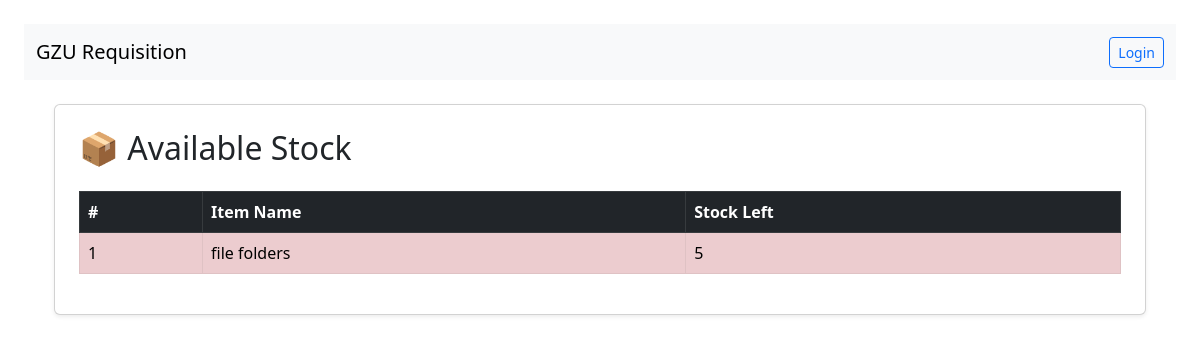
/requisitions/low-stock/, run on an earlier commit of the app's database.
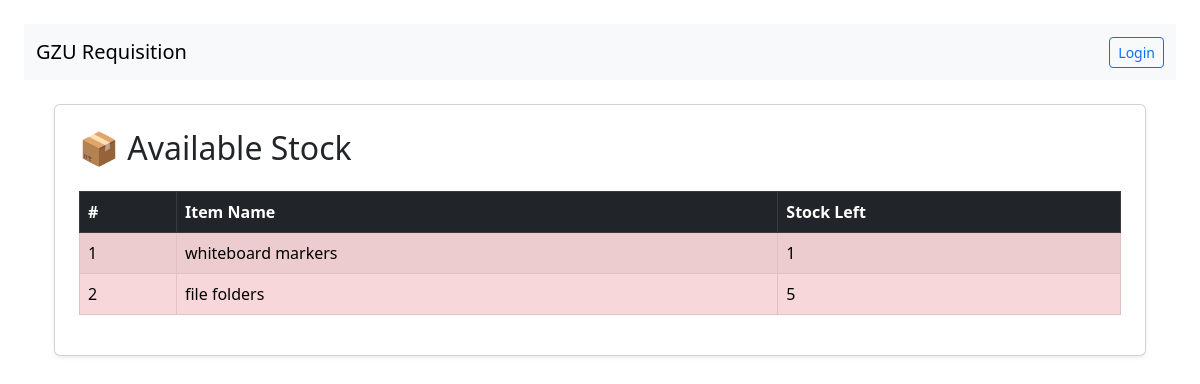
And on a later commit of the database.
### requisitions/models.py (models this page shows, shortened)
class Item(models.Model):
    name = models.CharField(max_length=200)
    sku = models.CharField(max_length=50, blank=True, null=True)
    unit = models.CharField(max_length=50, default='unit')
    description = models.TextField(blank=True)
    reorder_level = models.PositiveIntegerField(default=5)
    stock = models.PositiveIntegerField(default=0)

### requisitions/views.py (the view)
# urls.py: path("low-stock/", views.low_stock_items, name="low_stock"),
def low_stock_items(request):
    low_stock = Item.objects.filter(stock__lte=F('reorder_level'))
    return render(request,
        "requisitions/low_stock.html",
        {"items": low_stock}
    )

### requisitions/templates/requisitions/low_stock.html
{% extends 'requisitions/base.html' %}
{% block content %}
<div class="container mt-4">
    <div class="card shadow-sm p-4">
        <h2 class="mb-4">📦 Available Stock</h2>
        <table class="table table-bordered table-striped table-hover">
            <thead class="table-dark">
                <tr>
                    <th>#</th>
                    <th>Item Name</th>
                    <th>Stock Left</th>
                </tr>
            </thead>
            <tbody>
                {% for item in items %}
                <tr {% if item.stock <= item.reorder_level %} class="table-danger" {% endif %}>
                    <td>{{ forloop.counter }}</td>
                    <td>{{ item.name }}</td>
                    <td>{{ item.stock }}</td>
                </tr>
                {% empty %}
                <tr>
                    <td colspan="3" class="text-center">No stock available</td>
                </tr>
                {% endfor %}
            </tbody>
        </table>
    </div>
</div>
{% endblock %}

What changed in the data, as far as the page shows it:
now on this page (row edited): Item: name "whiteboard markers", stock "1"
